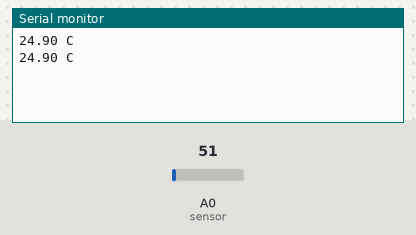
The sketch below on a simulated Arduino Uno, built with avr-gcc and run on an emulated ATmega328P. On the bench: the last lines printed to the serial monitor. The inputs (shaded band) are chosen by the test bench; at power-on: A0 (sensor) = 51.

Above: at 2.8 s.
2.9 s: A0 (sensor) set to 61
At 4.9 s:
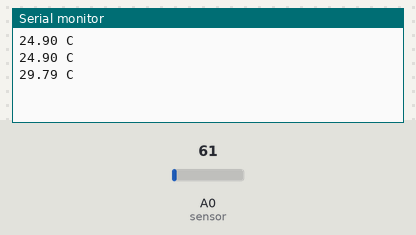
5.6 s: A0 (sensor) set to 71
At 6.4 s:
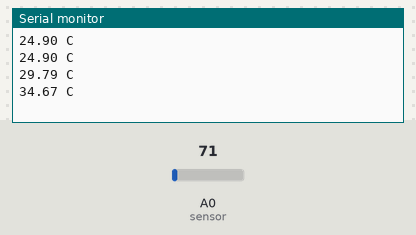
Timing chart, 0 to 8.6 s (numbered marks = the images above; inputs shaded):
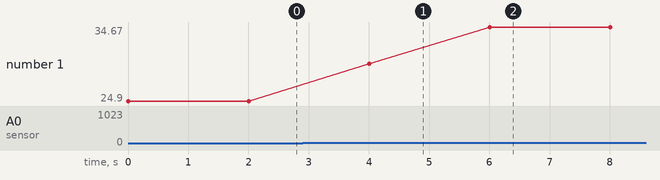

The sketch:

Temperature.ino
```cpp
/*
  Temperature (LM35)

  It gets an analog input of the degrees in millivolts received, then the celsius are calculated.
*/

const int sensor = A0;

void setup()
{
  Serial.begin(9600);
}

void loop()
{
  int value = analogRead(sensor);
  float millivolts = (value / 1024.0) * 5000;
  float celsius = millivolts / 10;
  Serial.print(celsius);
  Serial.println(" C");
  delay(2000);
}
```

Measured:
- after the input at 2.9 s, the serial monitor: prints a new line after 1.1 s (image 1)
- after the input at 5.6 s, the serial monitor: prints a new line after 0.40 s (image 2)
- plotted number 1: 24.9 → 29.79 after the input at 2.9 s, 29.79 → 34.67 after the input at 5.6 s
